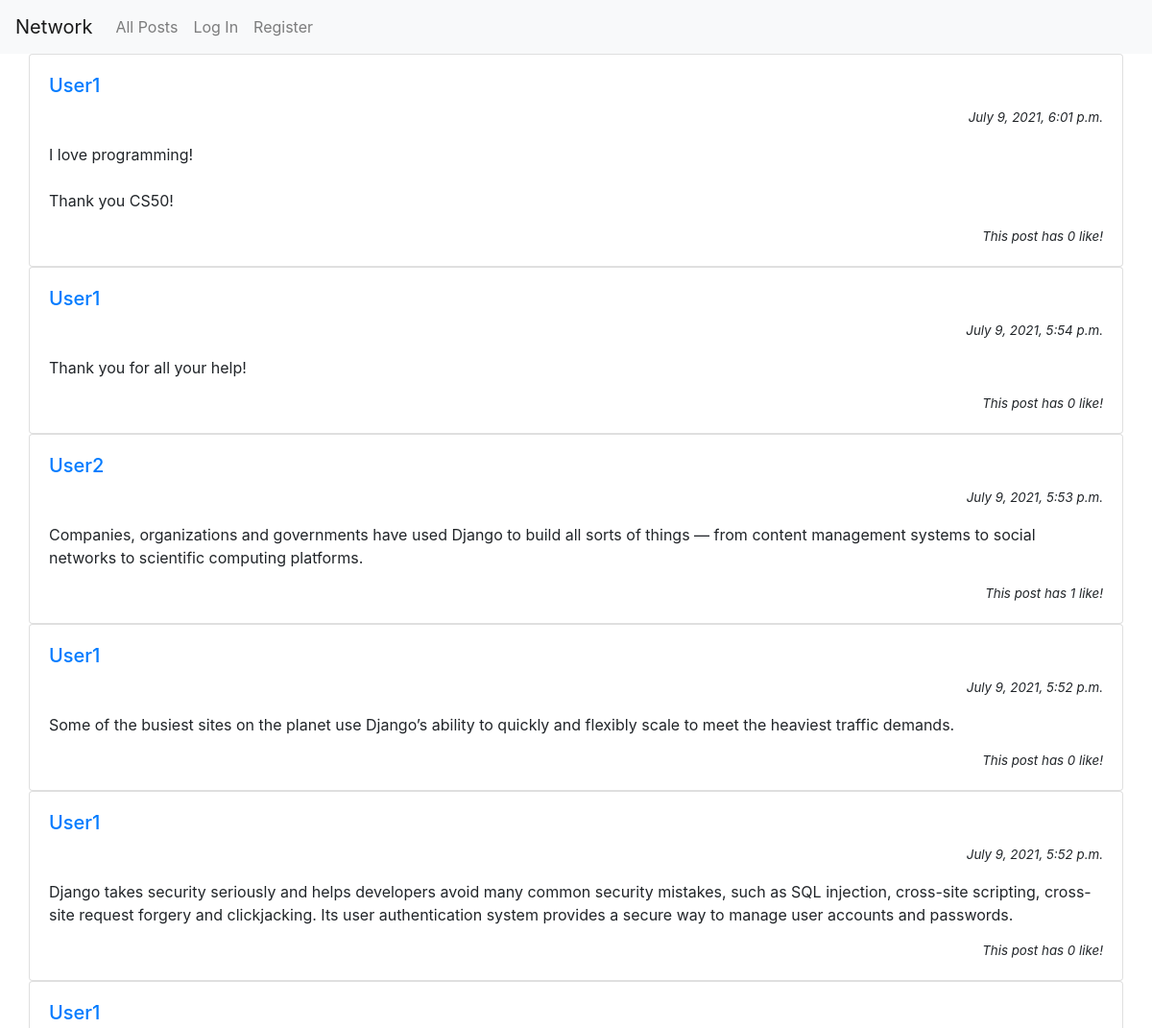
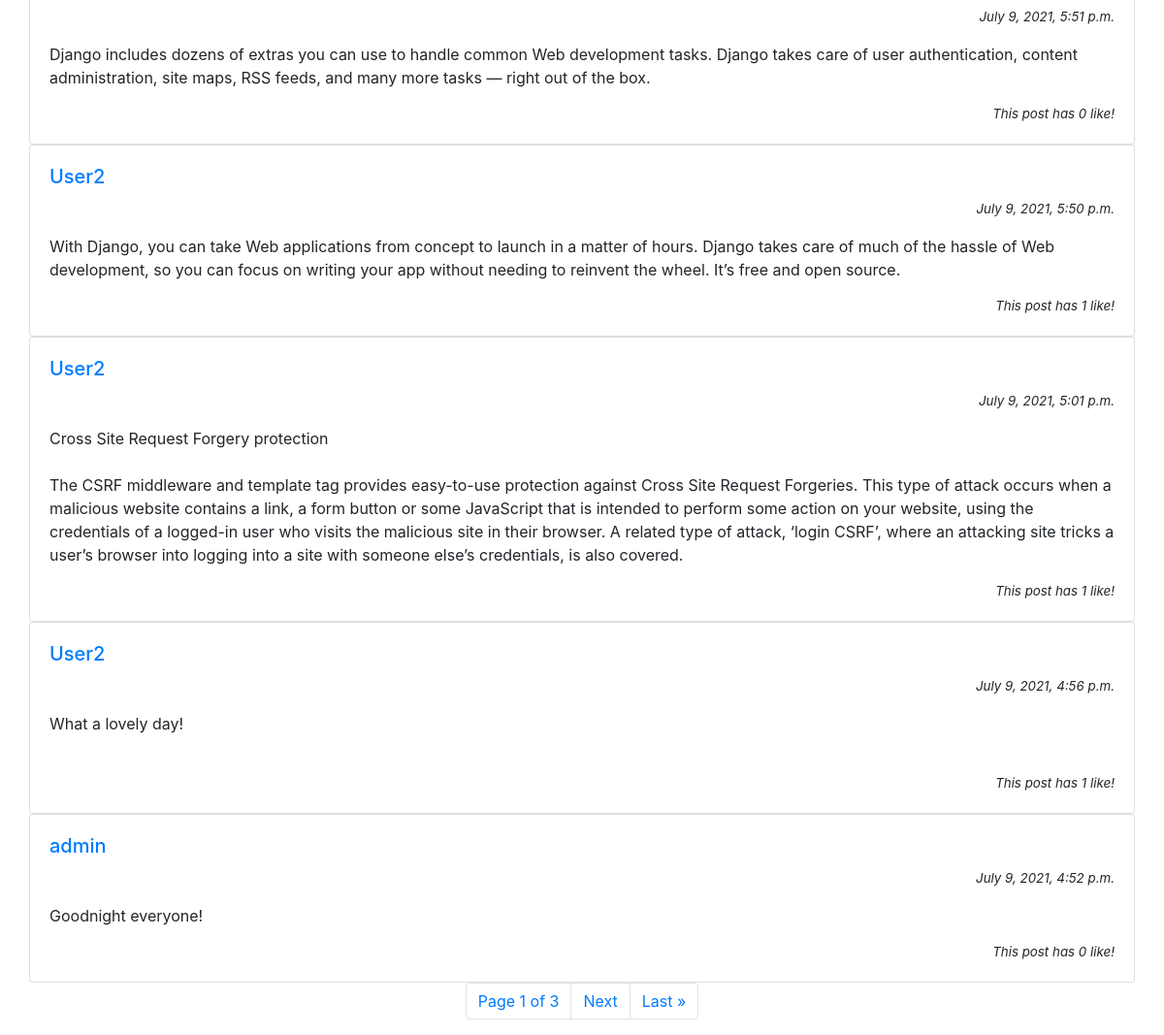
Screenshot of /all with the database file from the repository (2 pictures, top to bottom).
### network/models.py (models this page shows, shortened)
class Post(models.Model):
    poster = models.ForeignKey(User, on_delete=models.CASCADE)
    content = models.TextField()
    date_created = models.DateTimeField(auto_now_add=True)
    last_modified = models.DateTimeField(auto_now=True)
    like = models.IntegerField(default=0)

class User(AbstractUser):
    followings = models.ManyToManyField('User', related_name='_followings')
    followers = models.ManyToManyField('User', related_name='_followers')
    liked = models.ManyToManyField('Post')

### network/views.py (the view)
# urls.py: path("all", views.all, name='all'),
def all(request):
    posts_list = Post.objects.all().order_by('-date_created')
    paginator = Paginator(posts_list, 10) # Show 10 posts per page.
    page_number = request.GET.get('page')
    posts = paginator.get_page(page_number)
    return render(request, 'network/all.html', {
        'posts': posts
    })

### network/templates/network/all.html (shortened to what this page needs)
{% extends "network/layout.html" %}
{% block body %}
{% for post in posts %}
<div class="row">
    <div class="card" style="width: 100%;">
        <div class="card-body">
            <a href="{% url 'profile' post.poster.id %}">
                <h5 class="card-title">{{ post.poster }}</h5>
            </a>
            <p class="card-text" style="text-align: right; font-size: smaller; font-style: italic;">{{ post.date_created }}</p>
            <p id="content_{{ post.id }}" class="card-text" style="white-space: pre-wrap;">{{ post.content }}</p>
            <p id="like_display_{{ post.id }}" class="card-text" style="text-align: right; font-size: smaller; font-style: italic;">
                This post has {{ post.like }} like!</p>
        </div>
    </div>
</div>
{% endfor %}
<nav aria-label="Page navigation">
    <ul class="pagination justify-content-center">
        <li class="page-item"><a class="page-link" href="">Page {{ posts.number }} of {{ posts.paginator.num_pages }}</a></li>
        {% if posts.has_next %}
            <li class="page-item"><a class="page-link" href="?page={{ posts.next_page_number }}">Next</a></li>
            <li class="page-item"><a class="page-link" href="?page={{ posts.paginator.num_pages }}">Last &raquo;</a></li>
        {% endif %}
    </ul>
  </nav>
{% endblock %}

### rows the page displays
Post: poster "User1", date_created "July 9, 2021, 6:01 p.m.", content "I love programming! Thank you CS50!", like "0"
Post: poster "User1", date_created "July 9, 2021, 5:54 p.m.", content "Thank you for all your help!", like "0"
Post: poster "User2", date_created "July 9, 2021, 5:53 p.m.", content "Companies, organizations and governments have used Django to build all sorts of things — from content management systems to social networks to scientific computing platforms.", like "1"
Post: poster "User1", date_created "July 9, 2021, 5:52 p.m.", content "Some of the busiest sites on the planet use Django’s ability to quickly and flexibly scale to meet the heaviest traffic demands.", like "0"
Post: poster "User1", date_created "July 9, 2021, 5:52 p.m.", content "Django takes security seriously and helps developers avoid many common security mistakes, such as SQL injection, cross-site scripting, cross-site request forgery and clickjacking. Its user authentication system provides a secure way to manage user accounts and passwords.", like "0"
Post: poster "User1", date_created "July 9, 2021, 5:51 p.m.", content "Django includes dozens of extras you can use to handle common Web development tasks. Django takes care of user authentication, content administration, site maps, RSS feeds, and many more tasks — right out of the box.", like "0"
Post: poster "User2", date_created "July 9, 2021, 5:50 p.m.", content "With Django, you can take Web applications from concept to launch in a matter of hours. Django takes care of much of the hassle of Web development, so you can focus on writing your app without needing to reinvent the wheel. It’s free and open source.", like "1"
Post: poster "User2", date_created "July 9, 2021, 5:01 p.m.", content "Cross Site Request Forgery protection The CSRF middleware and template tag provides easy-to-use protection against Cross Site Request Forgeries. This type of attack occurs when a malicious website contains a link, a form button or some JavaScript that is intended to perform some action on your website, using the credentials of a logged-in user who visits the malicious site in their browser. A related type of attack, ‘login CSRF’, where an attacking site tricks a user’s browser into logging into a site with someone else’s credentials, is also covered.", like "1"
Post: poster "User2", date_created "July 9, 2021, 4:56 p.m.", content "What a lovely day!", like "1"
Post: poster "admin", date_created "July 9, 2021, 4:52 p.m.", content "Goodnight everyone!", like "0"

### other values shown
{{ posts.number }} "1"
{{ posts.paginator.num_pages }} "3"
